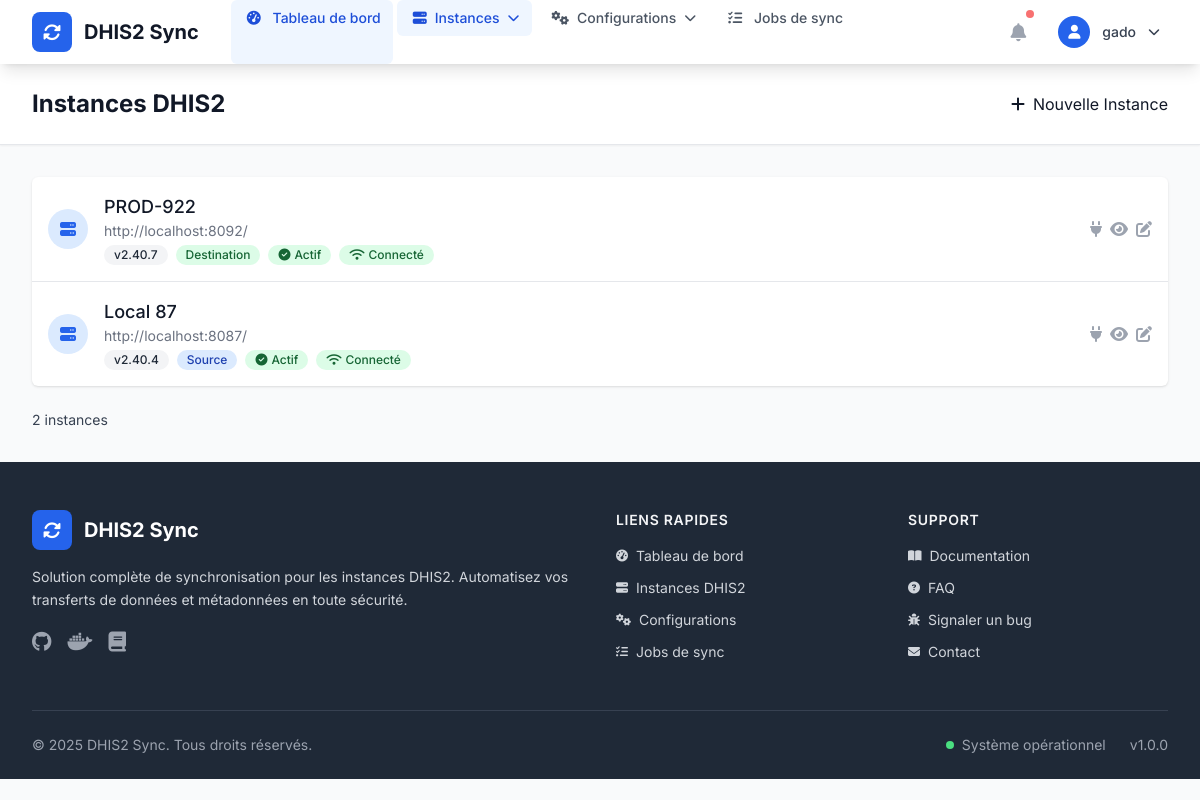
The page /instances/ (signed in) on the database its author committed.
### dhis_app/models.py (models this page shows, shortened)
class DHIS2Instance(models.Model):
    name = models.CharField(max_length=100, unique=True)
    base_url = models.URLField()
    username = models.CharField(max_length=100)
    password = models.CharField(max_length=255)
    version = models.CharField(max_length=20, blank=True, null=True, help_text="Version DHIS2 (ex: 2.38, 2.40)")
    is_source = models.BooleanField(default=False)
    is_destination = models.BooleanField(default=False)
    is_active = models.BooleanField(default=True, help_text="Instance active/inactive")
    connection_status = models.BooleanField(default=None, null=True, blank=True, help_text="Statut de connexion (True=connecté, False=déconnecté, None=non testé)")
    last_connection_test = models.DateTimeField(null=True, blank=True, help_text="Dernière vérification de connexion")
    created_at = models.DateTimeField(auto_now_add=True)
    updated_at = models.DateTimeField(auto_now=True)

### dhis_app/views/dhis2_instance.py (the view)
# urls.py: path('instances/', DHIS2InstanceListView.as_view(), name='dhis2_instance_list'),
class DHIS2InstanceListView(LoginRequiredMixin, ListView):
    model = DHIS2Instance
    template_name = 'dhis_app/dhis2_instance/list.html'
    context_object_name = 'instances'
    ordering = ['-created_at']
    def get_context_data(self, **kwargs):
        context = super().get_context_data(**kwargs)
        context['title'] = 'Instances DHIS2'
        return context

### templates/dhis_app/dhis2_instance/list.html (shortened to what this page needs)
{% extends 'layouts/base.html' %}
{% load static %}
{% block page_actions %}
<a href="{% url 'dhis2_instance_create' %}" class="btn btn-primary">
    <i class="fas fa-plus mr-2"></i>Nouvelle Instance
</a>
{% endblock %}
{% block content %}
<div class="space-y-6">
    {% if instances %}
        <div class="bg-white shadow overflow-hidden sm:rounded-md">
            <ul class="divide-y divide-gray-200">
                {% for instance in instances %}
                    <li>
                        <div class="px-4 py-4 flex items-center justify-between">
                            <div class="flex items-center min-w-0 flex-1">
                                <div class="flex-shrink-0">
                                    <div class="h-10 w-10 rounded-full bg-blue-100 flex items-center justify-center">
                                        <i class="fas fa-server text-blue-600"></i>
                                    </div>
                                </div>
                                <div class="min-w-0 flex-1 ml-4">
                                    <div class="flex items-center justify-between">
                                        <div>
                                            <h3 class="text-lg font-medium text-gray-900 truncate">
                                                <a href="{% url 'dhis2_instance_detail' instance.id %}" class="hover:text-blue-600">
                                                    {{ instance.name }}
                                                </a>
                                            </h3>
                                            <p class="text-sm text-gray-500 truncate">
                                                {{ instance.base_url }}
                                            </p>
                                            <div class="flex items-center space-x-2 mt-1">
                                                {% if instance.version %}
                                                    <span class="inline-flex items-center px-2.5 py-0.5 rounded-full text-xs font-medium bg-gray-100 text-gray-800">
                                                        v{{ instance.version }}
                                                    </span>
                                                {% endif %}
                                                {% if instance.is_source %}
                                                    <span class="inline-flex items-center px-2.5 py-0.5 rounded-full text-xs font-medium bg-blue-100 text-blue-800">
                                                        Source
                                                    </span>
                                                {% endif %}
                                                {% if instance.is_destination %}
                                                    <span class="inline-flex items-center px-2.5 py-0.5 rounded-full text-xs font-medium bg-green-100 text-green-800">
                                                        Destination
                                                    </span>
                                                {% endif %}
                                                <span class="inline-flex items-center px-2.5 py-0.5 rounded-full text-xs font-medium {% if instance.is_active %}bg-green-100 text-green-800{% else %}bg-red-100 text-red-800{% endif %}">
                                                    {% if instance.is_active %}
                                                        <i class="fas fa-check-circle mr-1"></i>Actif
                                                    {% else %}
                                                        <i class="fas fa-times-circle mr-1"></i>Inactif
                                                    {% endif %}
                                                </span>
                                                <span id="connection-status-{{ instance.id }}" class="inline-flex items-center px-2.5 py-0.5 rounded-full text-xs font-medium
                                                    {% if instance.connection_status == True %}bg-green-100 text-green-800
                                                    {% elif instance.connection_status == False %}bg-red-100 text-red-800
                                                    {% else %}bg-gray-100 text-gray-800{% endif %}">
                                                    {% if instance.connection_status == True %}
                                                        <i class="fas fa-wifi mr-1"></i>Connecté
                                                    {% elif instance.connection_status == False %}
                                                        <i class="fas fa-wifi-slash mr-1"></i>Déconnecté
                                                    {% else %}
                                                        <i class="fas fa-question-circle mr-1"></i>Non testé
                                                    {% endif %}
                                                </span>
                                            </div>
                                        </div>
                                        <div class="flex items-center space-x-2">
                                            <button onclick="testConnection({{ instance.id }})" class="text-gray-400 hover:text-blue-600" title="Tester la connexion">
                                                <i class="fas fa-plug"></i>
                                            </button>
                                            <a href="{% url 'dhis2_instance_detail' instance.id %}" class="text-gray-400 hover:text-blue-600" title="Voir les détails">
                                                <i class="fas fa-eye"></i>
                                            </a>
                                            <a href="{% url 'dhis2_instance_edit' instance.id %}" class="text-gray-400 hover:text-green-600" title="Modifier">
                                                <i class="fas fa-edit"></i>
                                            </a>
                                        </div>
                                    </div>
                                </div>
                            </div>
                        </div>
                    </li>
                {% endfor %}
            </ul>
        </div>
        <div class="flex items-center justify-between">
            <div class="text-sm text-gray-700">
                {{ instances|length }} instance{{ instances|length|pluralize }}
            </div>
        </div>
    {% endif %}
</div>
{% endblock %}

### templates/layouts/_nav.html (shortened to what this page needs)
<nav class="bg-white shadow-lg sticky top-0 z-40" x-data="{ mobileMenuOpen: false, userMenuOpen: false }">
    <div class="max-w-7xl mx-auto px-4 sm:px-6 lg:px-8">
        <div class="flex justify-between h-16">
            <div class="flex">
                <div class="flex-shrink-0 flex items-center">
                    <a href="/" class="flex items-center space-x-3 group">
                        <div class="flex items-center justify-center w-10 h-10 bg-blue-600 rounded-lg group-hover:bg-blue-700 transition-colors duration-200">
                            <i class="fas fa-sync-alt text-white text-lg"></i>
                        </div>
                        <span class="text-xl font-bold text-gray-900 group-hover:text-blue-600 transition-colors duration-200">
                            DHIS2 Sync
                        </span>
                    </a>
                </div>
                <div class="hidden md:ml-8 md:flex md:space-x-1">
                    <a href="{% url 'dhis2_instance_list' %}"
                       class="nav-link {% if request.resolver_match.url_name == 'dhis2_instance_list' %}bg-blue-50 text-blue-700 border-blue-500{% else %}text-gray-600 hover:text-gray-900 hover:bg-gray-50{% endif %} px-3 py-2 rounded-md text-sm font-medium border-l-4 border-transparent transition-all duration-200">
                        <i class="fas fa-tachometer-alt mr-2"></i>
                        Tableau de bord
                    </a>
                    <div class="relative" x-data="{ open: false }">
                        <button @click="open = !open"
                                class="nav-link flex items-center {% if 'instance' in request.resolver_match.url_name %}bg-blue-50 text-blue-700 border-blue-500{% else %}text-gray-600 hover:text-gray-900 hover:bg-gray-50{% endif %} px-3 py-2 rounded-md text-sm font-medium border-l-4 border-transparent transition-all duration-200">
                            <i class="fas fa-server mr-2"></i>
                            Instances
                            <i class="fas fa-chevron-down ml-2 text-xs transition-transform duration-200"
                               :class="{ 'rotate-180': open }"></i>
                        </button>
                    </div>
                    <div class="relative" x-data="{ open: false }">
                        <button @click="open = !open"
                                class="nav-link flex items-center {% if 'config' in request.resolver_match.url_name %}bg-blue-50 text-blue-700 border-blue-500{% else %}text-gray-600 hover:text-gray-900 hover:bg-gray-50{% endif %} px-3 py-2 rounded-md text-sm font-medium border-l-4 border-transparent transition-all duration-200">
                            <i class="fas fa-cogs mr-2"></i>
                            Configurations
                            <i class="fas fa-chevron-down ml-2 text-xs transition-transform duration-200"
                               :class="{ 'rotate-180': open }"></i>
                        </button>
                    </div>
                    <a href=""
                       class="nav-link {% if 'job' in request.resolver_match.url_name %}bg-blue-50 text-blue-700 border-blue-500{% else %}text-gray-600 hover:text-gray-900 hover:bg-gray-50{% endif %} px-3 py-2 rounded-md text-sm font-medium border-l-4 border-transparent transition-all duration-200">
                        <i class="fas fa-tasks mr-2"></i>
                        Jobs de sync
                    </a>
                </div>
            </div>
            <div class="flex items-center space-x-4">
                <div class="relative" x-data="{ open: false }">
                    <button @click="open = !open"
                            class="p-2 rounded-full text-gray-400 hover:text-gray-500 hover:bg-gray-100 focus:outline-none focus:ring-2 focus:ring-blue-500 transition-all duration-200">
                        <i class="fas fa-bell text-lg"></i>
                        <span class="absolute top-0 right-0 block h-2 w-2 bg-red-400 rounded-full ring-2 ring-white"></span>
                    </button>
                </div>
                <div class="relative" x-data="{ open: false }">
                    <button @click="open = !open"
                            class="flex items-center space-x-3 p-2 rounded-lg text-gray-700 hover:bg-gray-100 focus:outline-none focus:ring-2 focus:ring-blue-500 transition-all duration-200">
                        <div class="w-8 h-8 bg-blue-600 rounded-full flex items-center justify-center">
                            {% if user.first_name %}
                                <span class="text-white text-sm font-medium">{{ user.first_name.0 }}{{ user.last_name.0 }}</span>
                            {% else %}
                                <i class="fas fa-user text-white text-sm"></i>
                            {% endif %}
                        </div>
                        <span class="hidden md:block text-sm font-medium">{{ user.get_full_name|default:user.username }}</span>
                        <i class="fas fa-chevron-down text-xs transition-transform duration-200"
                           :class="{ 'rotate-180': open }"></i>
                    </button>
                </div>
            </div>
        </div>
    </div>
</nav>

### rows shown on the page
DHIS2Instance: name "PROD-922", base_url "http://localhost:8092/", version "2.40.7", is_destination "Destination", is_active True (drawn), connection_status True (drawn)
DHIS2Instance: name "Local 87", base_url "http://localhost:8087/", version "2.40.4", is_source "Source", is_active True (drawn), connection_status True (drawn)

### other values the page prints
{{ user.get_full_name|default:user.username }} "gado"
{{ title }} "Instances DHIS2"
{{ instances|length }} "2"
